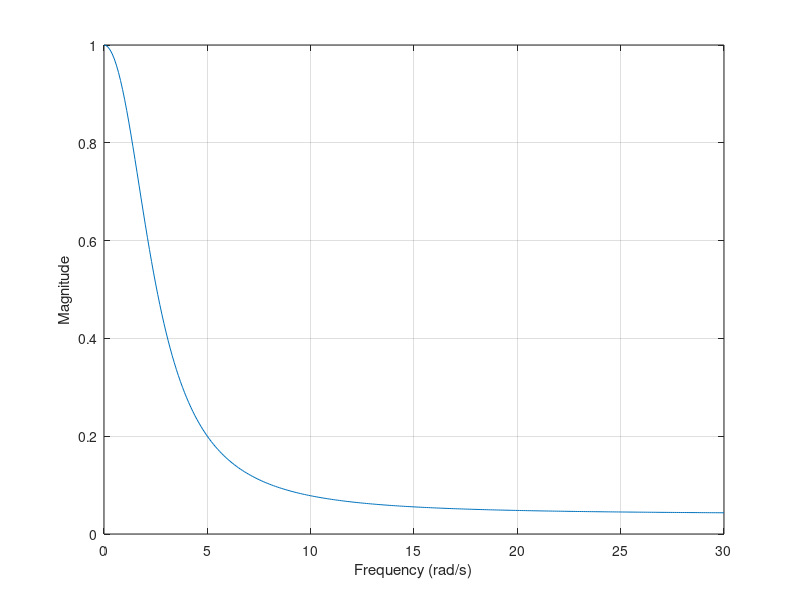
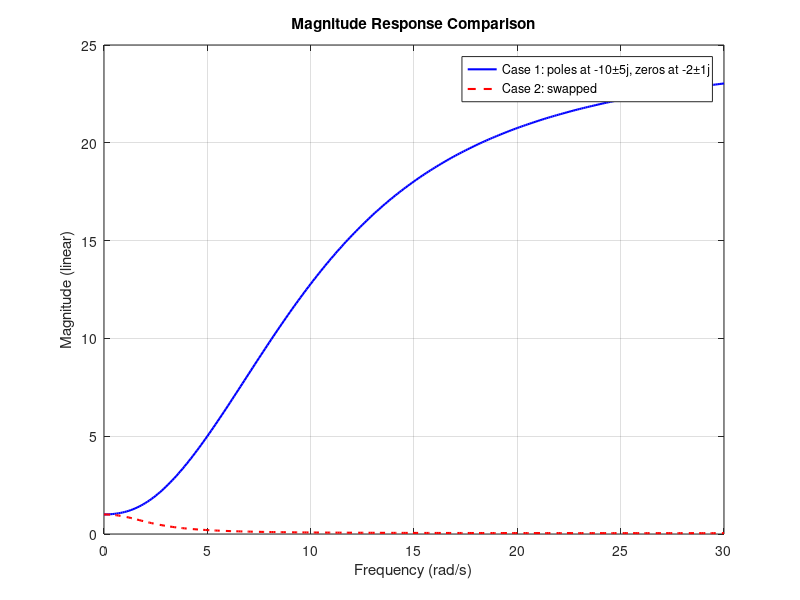

The MATLAB script that drew these images, in order:

% Case 1
w = 0:0.1:30;

p = [-10+5j -10-5j];
z = [-2+1j -2-1j];

p = p(:);   % make column
z = z(:);

k = prod(p)/prod(z);

[num,den] = zp2tf(z,p,k);

sys = tf(num,den);
[mag,ph,ww] = bode(sys,w);   % mag is 1x1xN
mag = squeeze(mag);
plot(ww,mag)
xlabel('Frequency (rad/s)')
ylabel('Magnitude')
grid on

%%
% Case 2 (swapped poles/zeros)
w = 0:0.1:30;

p = [-2+1j -2-1j];
z = [-10+5j -10-5j];

p = p(:);
z = z(:);

k = prod(p)/prod(z);

[num,den] = zp2tf(z,p,k);

sys = tf(num,den);
[mag,ph,ww] = bode(sys,w);
mag = squeeze(mag);
plot(ww,mag)
xlabel('Frequency (rad/s)')
ylabel('Magnitude')
grid on

%%

% Compare magnitude responses for two pole/zero arrangements
w = 0:0.1:30;   % frequency vector (rad/s)

% Case 1
p1 = [-10+5j; -10-5j];
z1 = [-2+1j; -2-1j];
k1 = prod(p1)/prod(z1);
[b1,a1] = zp2tf(z1,p1,k1);
sys1 = tf(b1,a1);

% Case 2 (swapped poles/zeros)
p2 = [-2+1j; -2-1j];
z2 = [-10+5j; -10-5j];
k2 = prod(p2)/prod(z2);
[b2,a2] = zp2tf(z2,p2,k2);
sys2 = tf(b2,a2);

% Get magnitude (linear) at specified frequencies
[mag1,~,ww] = bode(sys1,w);
mag1 = squeeze(mag1);
[mag2,~,~] = bode(sys2,w);
mag2 = squeeze(mag2);

% Plot both responses
figure;
plot(ww,mag1,'b-','LineWidth',1.5); hold on;
plot(ww,mag2,'r--','LineWidth',1.5);
xlabel('Frequency (rad/s)');
ylabel('Magnitude (linear)');
legend('Case 1: poles at -10±5j, zeros at -2±1j','Case 2: swapped','Location','Best');
grid on;
title('Magnitude Response Comparison');
hold off;
